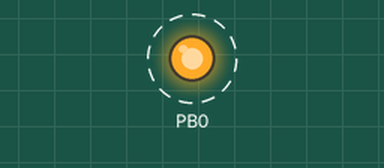
This program was run on a simulated ATmega328P, built with avr-gcc and emulated at 1 MHz (the files do not name the chip). Parts: output pins drawn as LEDs (lit = HIGH). Dashed ring = blinking.

Above: at 0.5 s.
Timing chart, 0 to 4.6 s (numbered marks = the images above):
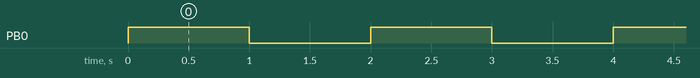

Measured:
- by itself, PB0: alternates HIGH for 1.0 s and LOW for 1.0 s

The program:

main.cpp
```cpp
// #include <Arduino.h>

// void setup() {
//   // put your setup code here, to run once:
// }

// void loop() {
//   // put your main code here, to run repeatedly:
// }

#define F_CPU 1000000UL
#include <avr/io.h>
#include <util/delay.h>
int main(){
  while(true){
    // ddrb = 0000 0000 | 0000 0001 = 0000 0001 (1) -> portb0 = output
    DDRB |= (1<<PORTB0);
    // port = 0000 0000 | 0000 0001 = 0000 0001 (1) -> portb0 = high
    PORTB |= (1<<PORTB0);
    _delay_ms(1000);
    // port b = 0000 0001 & 1111 1110 = 0000 0000 low -> portb0 = low
    PORTB &= ~(1<<PORTB0);
    _delay_ms(1000);
  }
  return 0;
}
```
